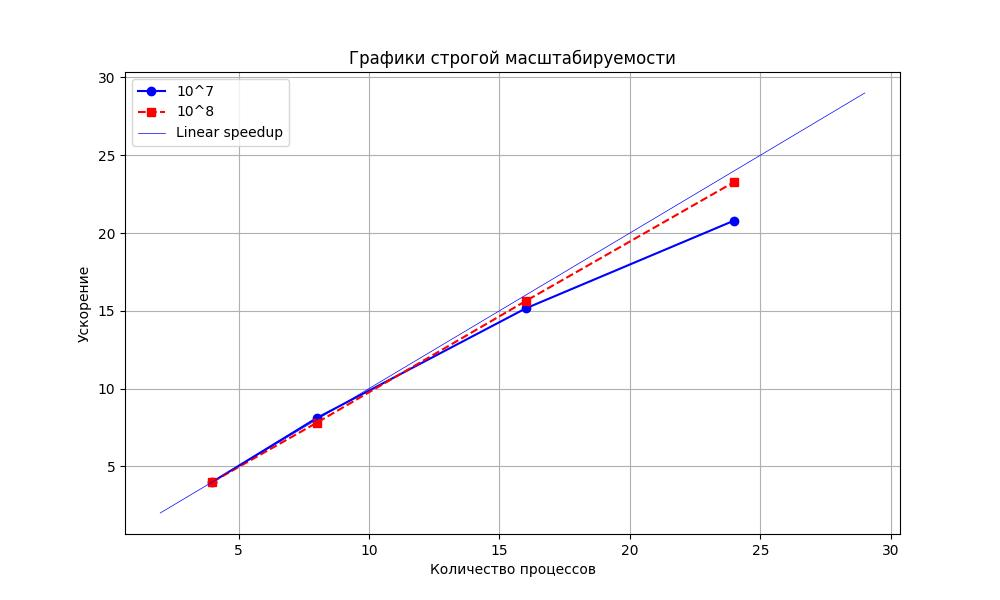

Source code (Python):
import matplotlib.pyplot as plt

# Считываем имя входного и выходного файлов от пользователя
# input_file = input("Введите имя файла с данными: ")
# output_file = input("Введите имя выходного файла для сохранения графика: ")

input_file = "monte_result.txt"
output_file = "graph2.jpg"


# Чтение данных из файла
processes = []
times1 = []
times2 = []

with open(input_file, 'r') as file:
    for i, line in enumerate(file):
        time, proc = map(float, line.split())
        if i < 4:  # Первые 4 строки для первого графика
            times1.append(time)
            processes.append(int(proc))  # Процессы достаточно сохранить только один раз
        else:  # Последующие строки для второго графика
            times2.append(time)

# Вычисление ускорения для обоих наборов данных
initial_time1 = times1[0]
initial_time2 = times2[0]

speedup1 = [initial_time1 / t * 4 for t in times1]
speedup2 = [initial_time2 / t * 4 for t in times2]

# Построение графиков
plt.figure(figsize=(10, 6))

# Первый график
plt.plot(processes, speedup1, marker='o', linestyle='-', color='b', label="10^7")

# Второй график
plt.plot(processes, speedup2, marker='s', linestyle='--', color='r', label="10^8")

plt.plot(range(2,30),range(2,30),'-',c="blue",linewidth=0.5,label="Linear speedup")


# Подписи осей
plt.xlabel('Количество процессов')
plt.ylabel('Ускорение')
plt.title('Графики строгой масштабируемости')

# Добавление сетки и легенды
plt.grid(True)
plt.legend()

# Сохранение графика в файл
plt.savefig(output_file)

print(f"График сохранён в файл {output_file}")
